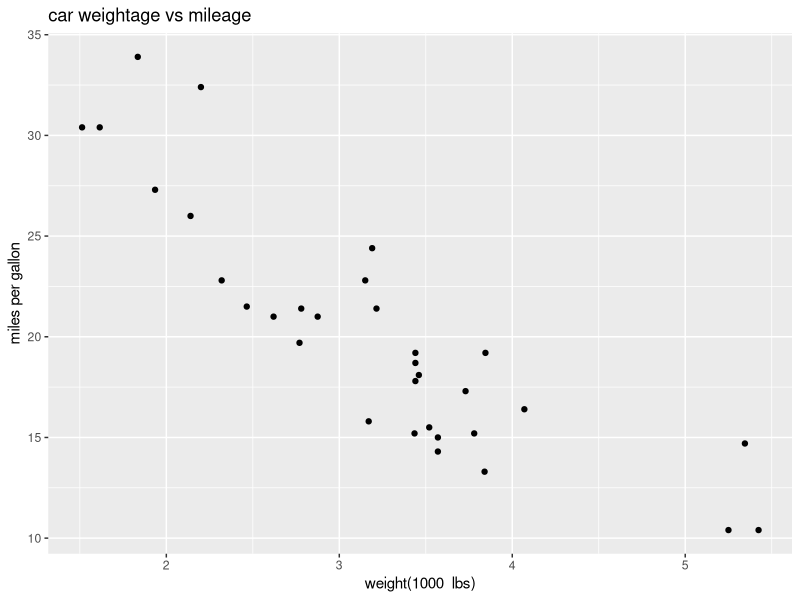
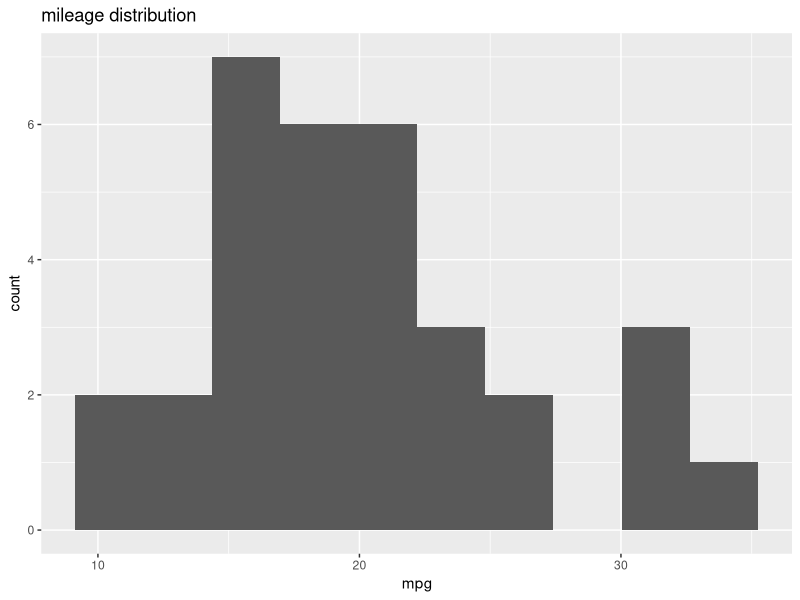
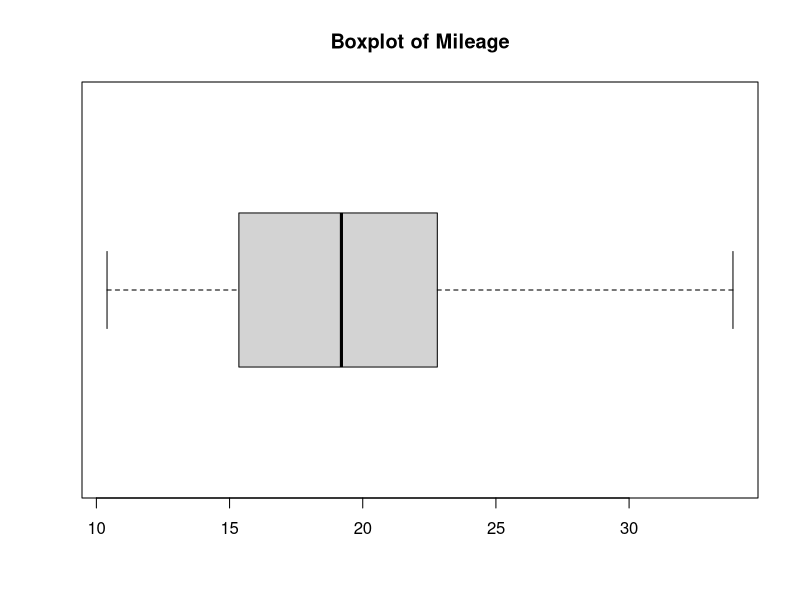

These charts were generated, in order, by the following R code:

#load dataset into a variable 

data=mtcars
data

#dimension
dim(data)

#names of column 
names(data)

#head and tail of dataset #returns top 6 and bottom 6 from the dataset
head(data)
tail(data)


# str() -shows the summary of object, data type and preview
str(data)

#summary <- provides the summary statistics of each column
summary(data)

# check correlation
cor(data$mpg, data$wt)



#lets plot

library(ggplot2)

ggplot(data, aes(x = wt, y = mpg)) +
  geom_point() +
  labs(title = "car weightage vs mileage",
       x = "weight(1000  lbs)",
       y = "miles per gallon")

# historgram

ggplot(data, aes(x = mpg)) +
  geom_histogram(bins = 10) +
  labs(title = "mileage distribution")


#boxplot to detect outlier
boxplot(data$mpg,horizontal=TRUE,main = "Boxplot of Mileage")
